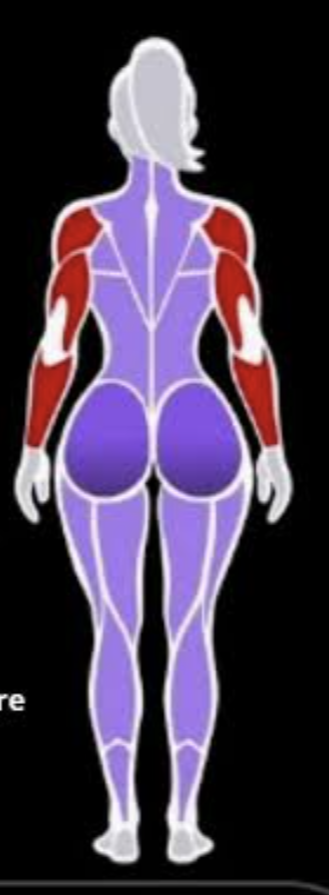
#> input picture docs/mapa-muscular/espalda-mujer/referencia.png, 329 x 895 px
$ python ridge.py
#> lines starting #> are read from the running program, lines starting #| are printed output that depends on the picture
### docs/mapa-muscular/espalda-mujer/cargar.py
# Carga la referencia tal como la usan los demás pasos.
import numpy as np
from PIL import Image

EJE = 175.5            # eje de simetría del cuerpo (en la imagen volteada)


def cargar():
    """Referencia volteada en horizontal. Solo es para medir: todas las medidas de lineas.py y
    mascaras.py están en esta imagen volteada, y vectorizar.py vuelve a voltear el dibujo al
    escribirlo, así que el SVG queda como la referencia. El texto que asoma en el borde y la barra
    gris de abajo quedan fuera de la silueta y no se usan."""
    return np.array(Image.open('referencia.png').convert('RGB'))[:, ::-1].astype(np.float32)
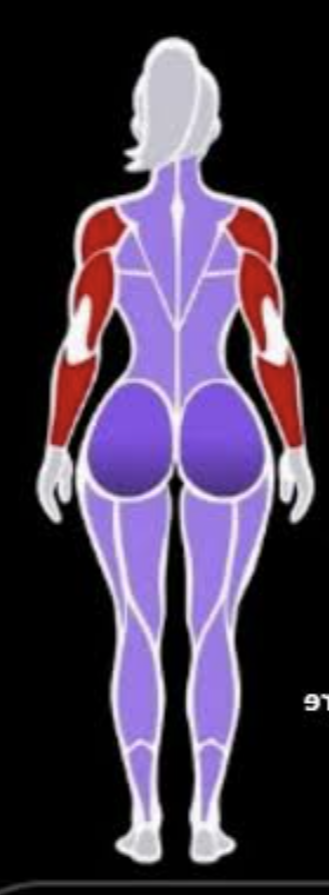
#> returned value: shape (895, 329, 3) float32; mean of channels 0, 1, 2 69.1, 56.8, 77.4; drawn as R, G, B

### docs/mapa-muscular/espalda-mujer/ridge.py
# Paso 1: mapa de crestas (centro de las líneas blancas) con el filtro de Sato. Las separaciones
# entre músculos se ponen sobre esas crestas.
import numpy as np, cv2
from PIL import Image
from skimage.filters import sato
from cargar import cargar
im = cargar().astype(float)   # volteada, como en mascaras.py
S = 4; H, W = im.shape[0] * S, im.shape[1] * S
#> after `H, W = (im.shape[0] * S, im.shape[1] * S)`: H = 3580; W = 1316
big = cv2.resize(im, (W, H), interpolation=cv2.INTER_CUBIC)
mx = big.max(2); mn = big.min(2); sat = (mx - mn) / np.maximum(mx, 1)
#> after `mx = big.max(2)`:
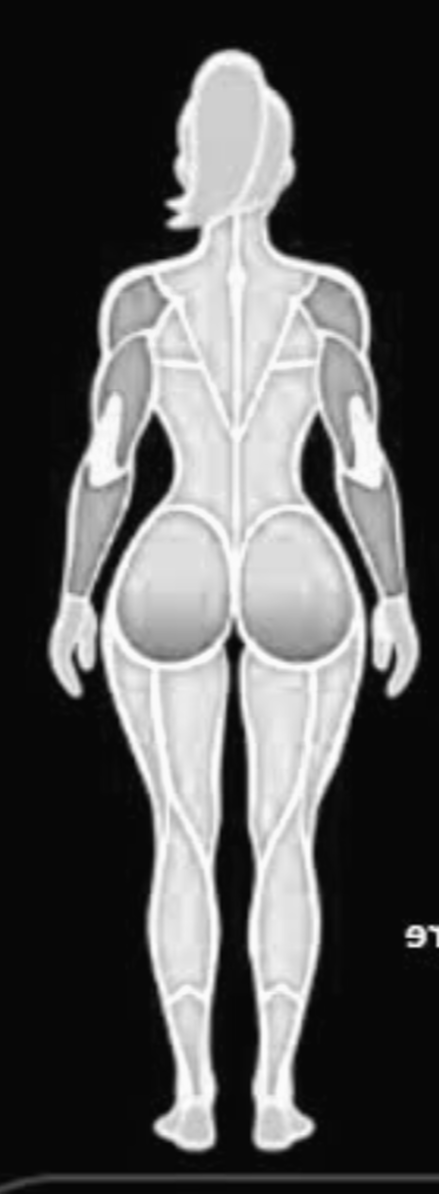
#> mx: shape (3580, 1316) float64 (shown at 1/3 size); min -7.66, max 257.5, mean 83.4; drawn with min black and max white
#> after `mn = big.min(2)`:
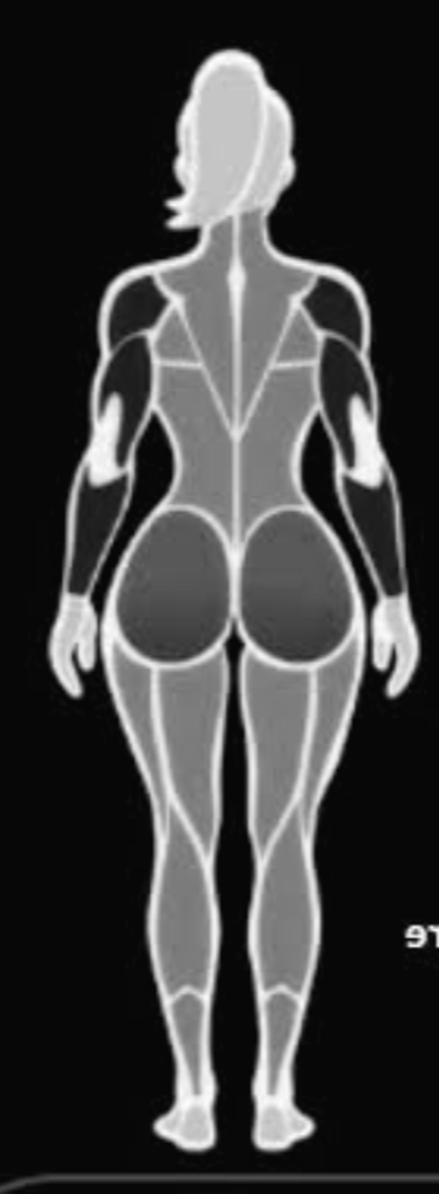
#> mn: shape (3580, 1316) float64 (shown at 1/3 size); min -7.66, max 255.3, mean 56.3; drawn with min black and max white
#> after `sat = (mx - mn) / np.maximum(mx, 1)`:
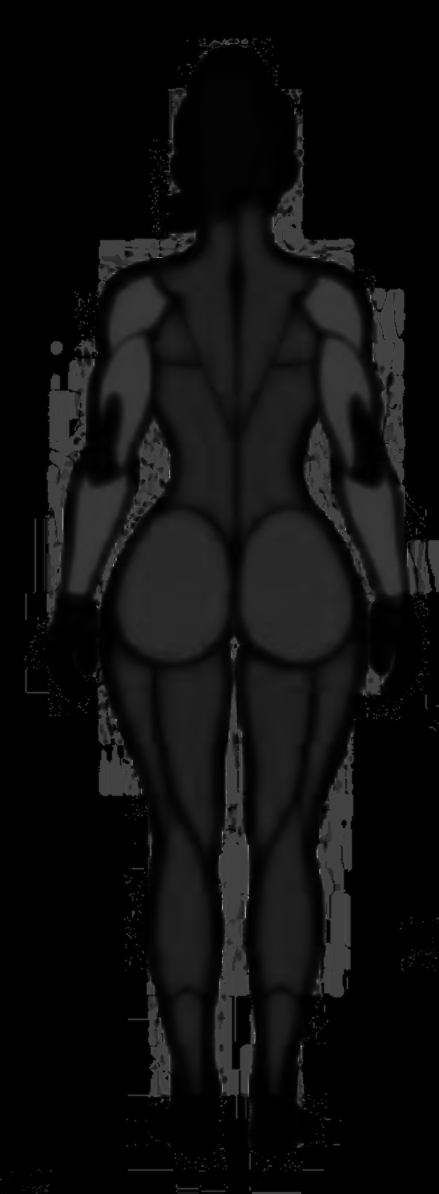
#> sat: shape (3580, 1316) float64 (shown at 1/3 size); min 0, max 3.83, mean 0.219; drawn with min black and max white
r = sato((1 - sat) * (mx / 255), sigmas=[3, 4, 6], black_ridges=False)
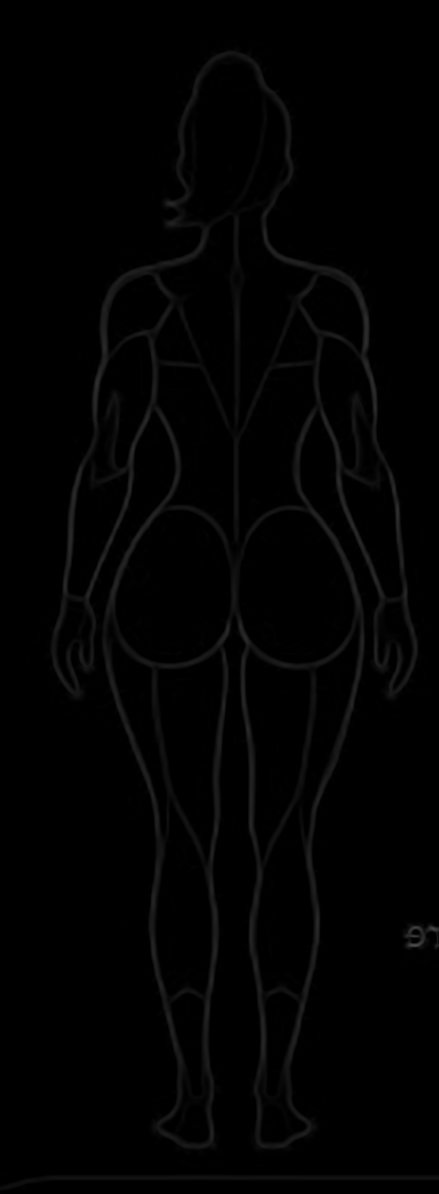
#> r: shape (3580, 1316) float64 (shown at 1/3 size); min 0, max 0.309, mean 0.00922
np.save('ridge.npy', (r / np.percentile(r, 99.5)).astype(np.float32))
